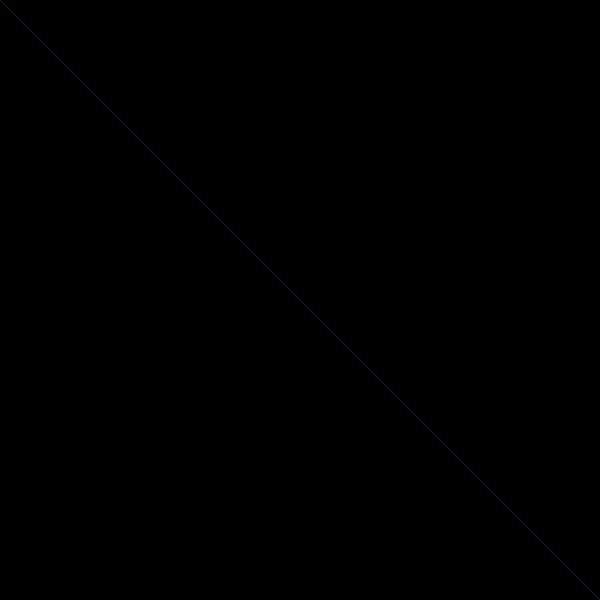
Frame 1 (no input)
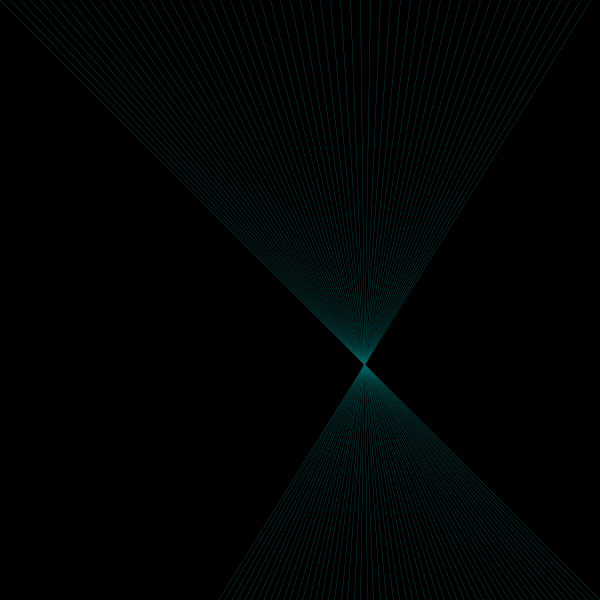
Frame 60 (the mouse pressed at the canvas centre just before this capture)
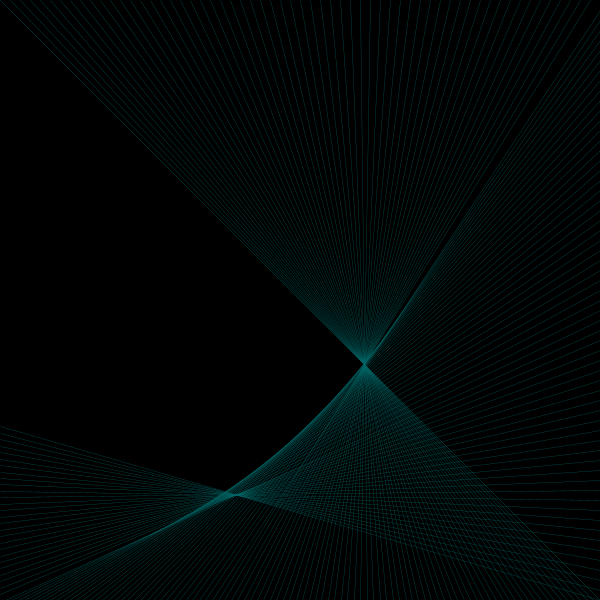
Frame 120 (the mouse held since frame 60 and released just before this capture)

The Processing sketch that drew these frames (run headless with seeded random() and noise(); from frame 60 on, the mouse is pressed at the canvas centre):

// Processing sketch: processing_187463
// ── processing_187463.pde

PVector taro, hanako;
float steptaro = 10;
float stephanako = 10*random(1);

void setup() {
  size(600, 600);  
  background(0);
  smooth();
  taro = new PVector(0, 0);
  hanako = new PVector(width, height);
}

void draw() {
  strokeWeight(0.3);
  stroke(0,100,100);
  line(taro.x, taro.y, hanako.x, hanako.y);
  next(taro, steptaro);
  next(hanako, stephanako);
  // ellipse(taro.x, taro.y, 10, 10);
  // ellipse(hanako.x, hanako.y, 10, 10);
}

void next(PVector vec, float step) {
  PVector vecp;
  if (vec.y ==0) {
    vecp = new PVector(step, 0);
    vec.add(vecp);
    if (vec.x > width) {
      vec.y = vec.x -width;
      vec.x = width;
    }
  }
  if (vec.y == height) {
    vecp = new PVector(step, 0);
    vec.sub(vecp);
    if (vec.x < 0) {
      vec.y = width- vec.x;
      vec.x = 0;
    }
  }
  if (vec.x ==0) {
    vecp = new PVector(0, step);
    vec.sub(vecp);
    if (vec.y < 0) {
      vec.x = vec.y*-1;
      vec.y = 0;
    }
  }  
  if (vec.x == width) {
    vecp = new PVector(0, step);
    vec.add(vecp);
    if (vec.y > height) {
      vec.x = width +height- vec.y;
      vec.y = height;
    }
  }
}
